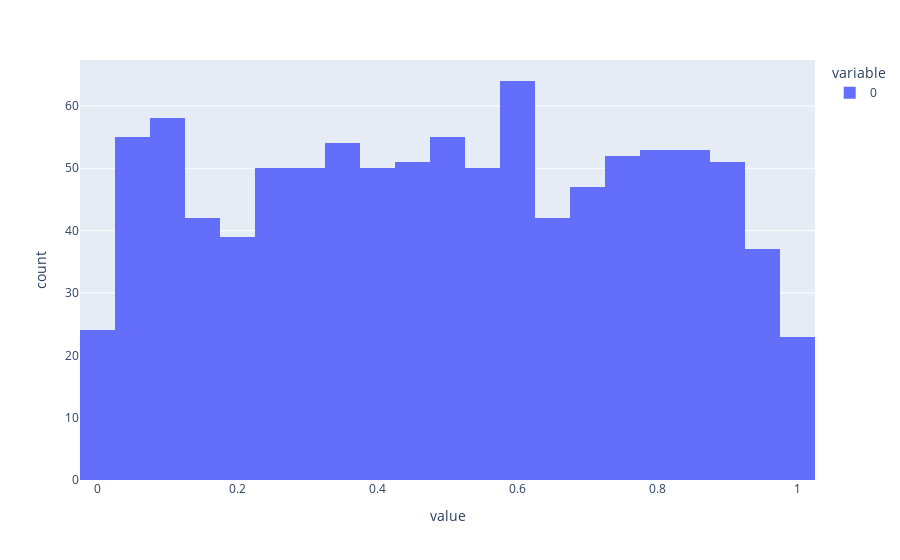

Notebook code for this chart:
### Code cell
px.histogram(cnts.reshape((istats,sim))[1])

### Figure 1 — Plotly figure (JSON) as saved in the notebook; plotly's stock layout.template omitted (floating-point values rounded to 4 significant figures; data arrays with more than 128 entries replaced by an {"elided": "..."} marker saying what was removed)
{"data": [{"alignmentgroup": "True", "bingroup": "x", "hovertemplate": "variable=0<br>value=%{x}<br>count=%{y}<extra></extra>", "legendgroup": "0", "marker": {"color": "#636efa", "pattern": {"shape": ""}}, "name": "0", "offsetgroup": "0", "orientation": "v", "showlegend": true, "type": "histogram", "x": {"elided": "1000 float values"}, "xaxis": "x", "yaxis": "y"}], "layout": {"barmode": "relative", "legend": {"title": {"text": "variable"}, "tracegroupgap": 0}, "margin": {"t": 60}, "xaxis": {"anchor": "y", "domain": [0, 1], "title": {"text": "value"}}, "yaxis": {"anchor": "x", "domain": [0, 1], "title": {"text": "count"}}}}
